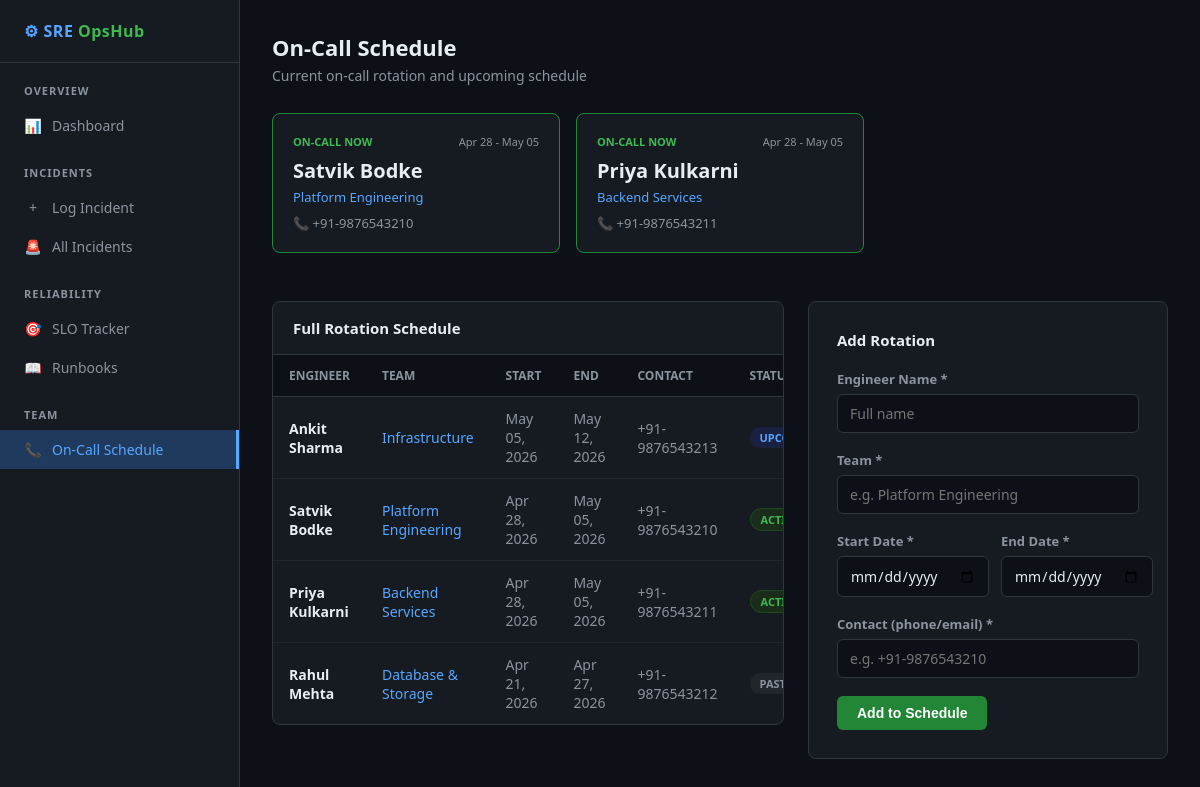
/app/oncall.php, run on the app's committed database.
### tables this page shows
CREATE TABLE IF NOT EXISTS oncall (
    id INT AUTO_INCREMENT PRIMARY KEY,
    engineer_name VARCHAR(100) NOT NULL,
    team VARCHAR(100) NOT NULL,
    start_date DATE NOT NULL,
    end_date DATE NOT NULL,
    contact VARCHAR(100) NOT NULL
);

### app/oncall.php (the view, shortened to what this page needs)
<?php
require 'db.php';
$today   = date('Y-m-d');
$active  = $pdo->query("SELECT * FROM oncall WHERE '$today' BETWEEN start_date AND end_date ORDER BY id")->fetchAll(PDO::FETCH_ASSOC);
$all     = $pdo->query("SELECT * FROM oncall ORDER BY start_date DESC")->fetchAll(PDO::FETCH_ASSOC);
require 'header.php';
?>
<div class="page-header">
    <h1>On-Call Schedule</h1>
    <p>Current on-call rotation and upcoming schedule</p>
</div>
<?php if ($active): ?>
<div style="display: grid; grid-template-columns: repeat(auto-fill, minmax(260px, 1fr)); gap: 16px; margin-bottom: 28px;">
    <?php foreach ($active as $a): ?>
    <div class="card" style="border-color: #238636;">
        <div style="display:flex; justify-content:space-between; align-items:center; margin-bottom:8px;">
            <span style="font-size:11px; font-weight:700; color:#3fb950; text-transform:uppercase;">On-Call Now</span>
            <span style="font-size:11px; color:#8b949e;"><?= date('M d', strtotime($a['start_date'])) ?> - <?= date('M d', strtotime($a['end_date'])) ?></span>
        </div>
        <div style="font-size:20px; font-weight:700; color:#e6edf3;"><?= htmlspecialchars($a['engineer_name']) ?></div>
        <div style="color:#58a6ff; font-size:13px; margin-top:4px;"><?= htmlspecialchars($a['team']) ?></div>
        <div style="color:#8b949e; font-size:13px; margin-top:8px;">&#128222; <?= htmlspecialchars($a['contact']) ?></div>
    </div>
    <?php endforeach; ?>
</div>
<?php endif; ?>
<div style="display: grid; grid-template-columns: 1fr 360px; gap: 24px; align-items: start;">
    <div class="table-wrap">
        <h2>Full Rotation Schedule</h2>
        <table>
            <thead>
                <tr><th>Engineer</th><th>Team</th><th>Start</th><th>End</th><th>Contact</th><th>Status</th></tr>
            </thead>
            <tbody>
                <?php foreach ($all as $oc):
                    $is_active = ($today >= $oc['start_date'] && $today <= $oc['end_date']);
                    $is_past   = $today > $oc['end_date'];
                ?>
                <tr>
                    <td style="font-weight:600;"><?= htmlspecialchars($oc['engineer_name']) ?></td>
                    <td style="color:#58a6ff;"><?= htmlspecialchars($oc['team']) ?></td>
                    <td style="color:#8b949e;"><?= date('M d, Y', strtotime($oc['start_date'])) ?></td>
                    <td style="color:#8b949e;"><?= date('M d, Y', strtotime($oc['end_date'])) ?></td>
                    <td style="color:#8b949e;"><?= htmlspecialchars($oc['contact']) ?></td>
                    <td>
                        <?php if ($is_active): ?>
                            <span class="badge" style="background:#1a2d1a; color:#3fb950; border:1px solid #1f4a1f;">Active</span>
                        <?php elseif ($is_past): ?>
                            <span class="badge" style="background:#21262d; color:#8b949e;">Past</span>
                        <?php else: ?>
                            <span class="badge" style="background:#1a2040; color:#58a6ff;">Upcoming</span>
                        <?php endif; ?>
                    </td>
                </tr>
                <?php endforeach; ?>
            </tbody>
        </table>
    </div>
    <div class="form-card" style="max-width:100%;">
        <h2 style="font-size:15px; margin-bottom:20px; color:#e6edf3;">Add Rotation</h2>
        <form method="POST">
            <div class="form-group">
                <label>Engineer Name *</label>
                <input type="text" name="engineer_name" placeholder="Full name" required>
            </div>
            <div class="form-group">
                <label>Team *</label>
                <input type="text" name="team" placeholder="e.g. Platform Engineering" required>
            </div>
            <div style="display:grid; grid-template-columns:1fr 1fr; gap:12px;">
                <div class="form-group">
                    <label>Start Date *</label>
                    <input type="date" name="start_date" required>
                </div>
                <div class="form-group">
                    <label>End Date *</label>
                    <input type="date" name="end_date" required>
                </div>
            </div>
            <div class="form-group">
                <label>Contact (phone/email) *</label>
                <input type="text" name="contact" placeholder="e.g. +91-9876543210" required>
            </div>
            <button type="submit" class="btn btn-primary">Add to Schedule</button>
        </form>
    </div>
</div>
<?php require 'footer.php'; ?>

### app/header.php (style rules this page uses)
* { margin: 0; padding: 0; box-sizing: border-box; }
body { font-family: 'Segoe UI', sans-serif; background: #0d1117; color: #e6edf3; display: flex; min-height: 100vh; }
.page-header { margin-bottom: 28px; }
.page-header h1 { font-size: 22px; font-weight: 700; color: #e6edf3; }
.page-header p { color: #8b949e; font-size: 14px; margin-top: 4px; }
.card { background: #161b22; border: 1px solid #30363d; border-radius: 8px; padding: 20px; margin-bottom: 20px; }
.table-wrap { background: #161b22; border: 1px solid #30363d; border-radius: 8px; overflow: hidden; }
.table-wrap h2 { padding: 16px 20px; font-size: 15px; border-bottom: 1px solid #30363d; color: #e6edf3; }
table { width: 100%; border-collapse: collapse; }
th { padding: 12px 16px; text-align: left; font-size: 12px; font-weight: 600; color: #8b949e; text-transform: uppercase; background: #0d1117; border-bottom: 1px solid #30363d; }
td { padding: 12px 16px; font-size: 14px; border-bottom: 1px solid #21262d; }
tr:last-child td { border-bottom: none; }
.badge { display: inline-block; padding: 3px 10px; border-radius: 20px; font-size: 11px; font-weight: 700; text-transform: uppercase; }
.form-card { background: #161b22; border: 1px solid #30363d; border-radius: 8px; padding: 28px; max-width: 680px; }
.form-group { margin-bottom: 18px; }
label { display: block; font-size: 13px; font-weight: 600; color: #8b949e; margin-bottom: 6px; }
input, select, textarea { width: 100%; padding: 9px 12px; background: #0d1117; border: 1px solid #30363d; border-radius: 6px; color: #e6edf3; font-size: 14px; font-family: inherit; transition: border 0.2s; }
.btn { padding: 9px 20px; border: none; border-radius: 6px; cursor: pointer; font-size: 14px; font-weight: 600; transition: all 0.2s; }
.btn-primary { background: #238636; color: #fff; }

### data on the page
oncall: start_date "Apr 28", end_date "May 05", engineer_name "Satvik Bodke", team "Platform Engineering", contact "+91-9876543210", start_date "Apr 28, 2026", end_date "May 05, 2026", shows "ACTIVE"
oncall: start_date "Apr 28", end_date "May 05", engineer_name "Priya Kulkarni", team "Backend Services", contact "+91-9876543211", start_date "Apr 28, 2026", end_date "May 05, 2026", shows "ACTIVE"
oncall: engineer_name "Ankit Sharma", team "Infrastructure", start_date "May 05, 2026", end_date "May 12, 2026", contact "+91-9876543213", shows "UPCOMING"
oncall: engineer_name "Rahul Mehta", team "Database & Storage", start_date "Apr 21, 2026", end_date "Apr 27, 2026", contact "+91-9876543212", shows "PAST"
